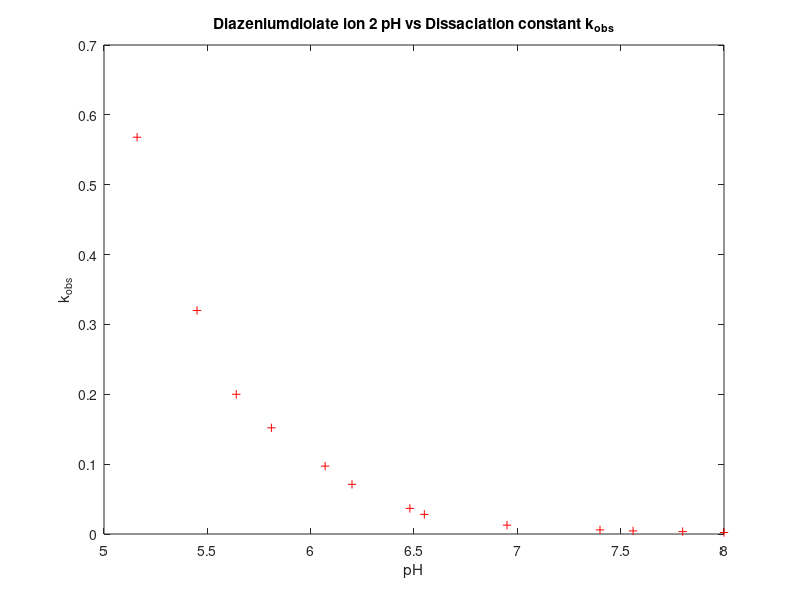
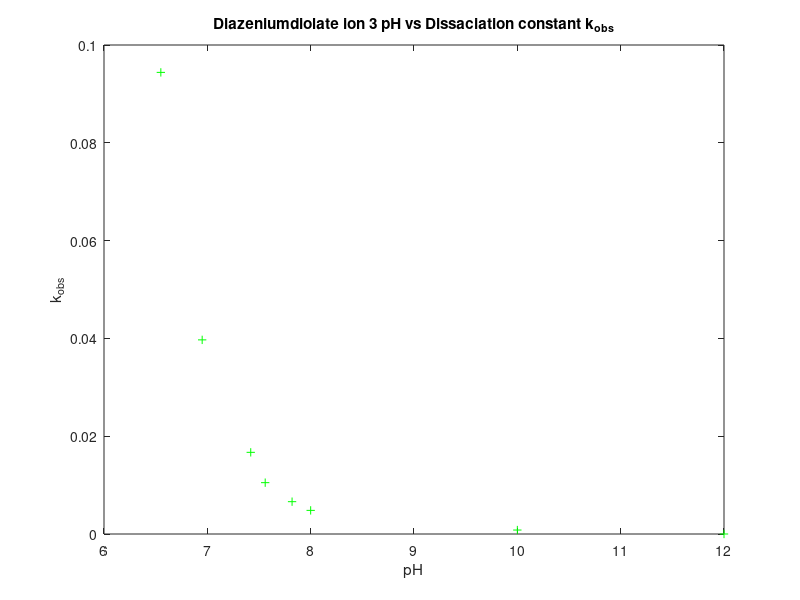
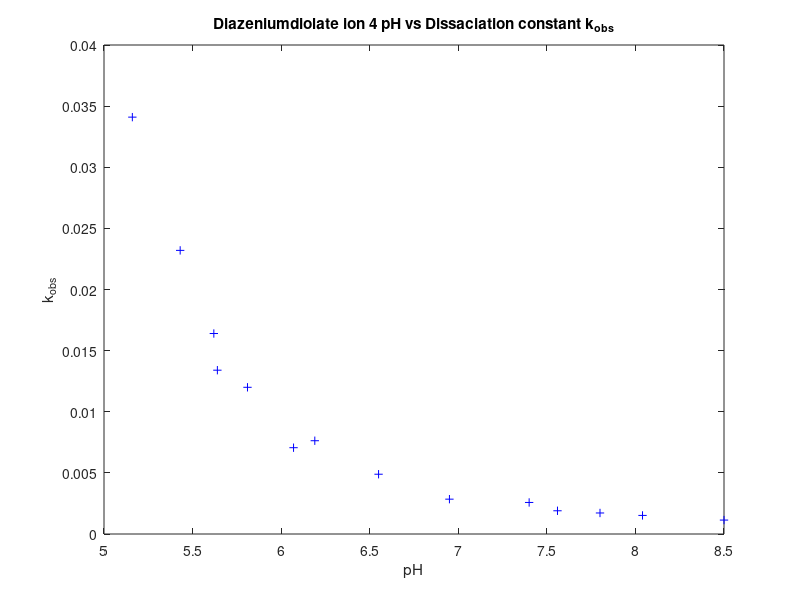
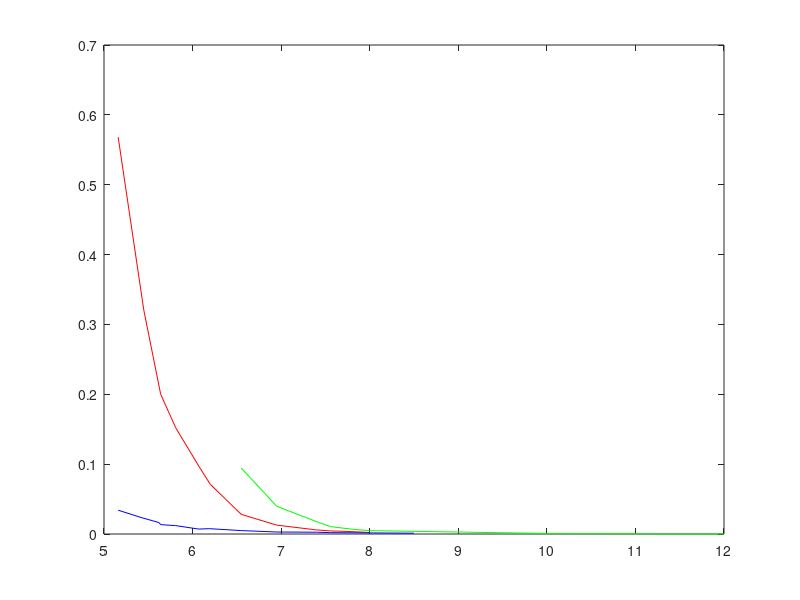

The MATLAB source for these figures, in order: (Note: this script raises an error after producing the figures.)
%% Mikhail Grushko - Diazeniumdiolate ions concentration Modeling script

%% Cleanup

clearvars;
close all;
clc;

%% Diazeniumdiolate ion 2 pH vs Dissaciation constant data

figure;
pH2 = [8.00, 7.8, 7.56, 7.40, 6.95, 6.55, 6.48, 6.20, 6.07, 5.81, 5.64, 5.45, 5.16];
kobs2 = [0.00215, 0.00345, 0.00438, 0.00585, 0.0127, 0.0281, 0.0367, 0.0711, 0.0972, 0.152, 0.2, 0.32, 0.568];
plot(pH2, kobs2, 'r+');
title('Diazeniumdiolate ion 2 pH vs Dissaciation constant k_{obs}');
xlabel('pH')
ylabel('k_{obs}')

hold on;

%% Diazeniumdiolate ion 3 pH vs Dissaciation constant data

figure;
pH3 = [12, 10, 8, 7.82, 7.56, 7.42, 6.95, 6.55];
kobs3 = [8.2*10^(-7), 0.000810, 0.00483, 0.00661, 0.0105, 0.0167, 0.0397, 0.0944];
plot(pH3, kobs3, 'g+');
title('Diazeniumdiolate ion 3 pH vs Dissaciation constant k_{obs}');
xlabel('pH')
ylabel('k_{obs}')

%% Diazeniumdiolate ion 4 pH vs Dissaciation constant data

figure;
pH4 = [8.5, 8.04, 7.8, 7.56, 7.4, 6.95, 6.55, 6.19, 6.07, 5.81, 5.64, 5.62, 5.43, 5.16];
kobs4 = [0.00114, 0.00152, 0.00172, 0.0019, 0.00258, 0.00285, 0.00489, 0.00763, 0.00706, 0.0120, 0.0134, 0.0164, 0.0232, 0.0341];
plot(pH4, kobs4, 'b+');
title('Diazeniumdiolate ion 4 pH vs Dissaciation constant k_{obs}');
xlabel('pH')
ylabel('k_{obs}')

%% Data Overlay

figure;
plot(pH2, kobs2, 'r');
hold on;
plot(pH3, kobs3, 'g');
plot(pH4, kobs4, 'b');

%% Diazeniumdiolate ion 6 pH vs Dissaciation constant data

figure;
pH6 = [7.46, 7.24, 7.08, 6.80, 6.31, 6.08, 5.88, 5.04, 4.50, 4.47, 3.85, 3.44, 3.43, 3.30, 3.17, 2.99, 2.81, 2.56, 2.42, 2.04];
kobs6 = [7.98*10^(-6), 1.42*10^(-5), 1.87*10^(-5), 3.17*10^(-5), 7.43*10^(-5), 1.03*10^(-4), 1.63*10^(-4), 6.31*10^(-4), 2.06*10^(-3), 2.37*10^(-3), 5.828*10^(-3), 9.72*10^(-3), 0.0119, 0.0152, 0.0146, 0.0140, 0.0245, 0.0222, 0.0264, 0.0295];
halflife = [24.1, 13.6, 10.3, 6.1, 2.6, 1.9, 1.2, 0.305, 0.0933, 0.0816, 0.0333, 0.02, 0.0161, 0.0127, 0.0130, 0.0138, 0.0077, 0.0086, 0.0072, 0.0066];
plot(pH6, kobs6, 'b+');
title('Diazeniumdiolate ion 6 pH vs Dissaciation constant k_{obs}');
xlabel('pH')
ylabel('k_{obs}')
figure;
plot(pH6, halflife, 'b+');
title('Diazeniumdiolate ion 4 pH vs Half-Life');
xlabel('pH')
ylabel('k_{obs}')
hold on;
f = fit(pH6(:), halflife(:),'exp1')
plot(f);
title('Diazeniumdiolate ion 4 pH vs Half-Life');
xlabel('pH')
ylabel('k_{obs}')

%% Model Fitting 
